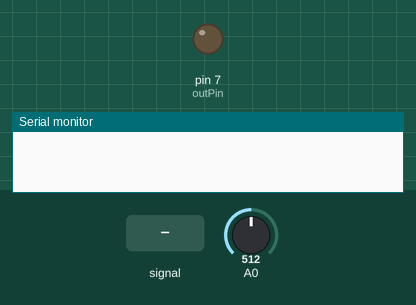
The sketch below on a simulated Arduino Uno, built with avr-gcc and run on an emulated ATmega328P. On the bench: output pins drawn as LEDs (lit = HIGH), the last lines printed to the serial monitor. Inputs (shaded band) come from the test bench; at power-on: A0 = 512.

Above: at 1.2 s.
1.3 s: A0 fed a 200 Hz sine of ±81 counts around its level
At 2.5 s:
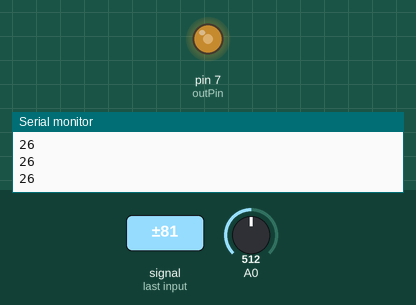
2.8 s: A0 set to 306
At 3.4 s:
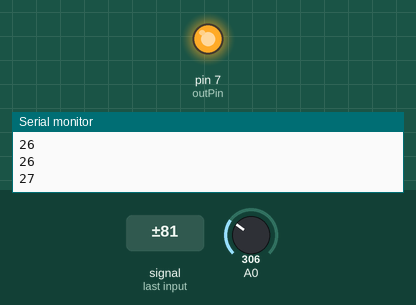
4.3 s: A0 fed a 50 Hz sine of ±306 counts around its level
At 4.9 s:
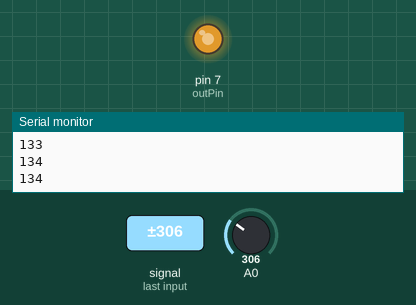
5.8 s: A0 set to 122
At 6.2 s:
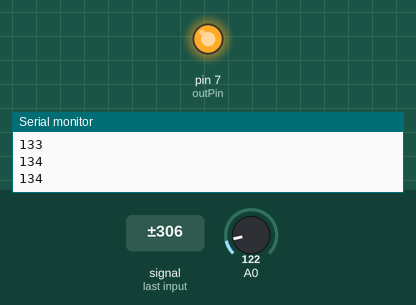
7.3 s: A0 set to 716
At 7.7 s:
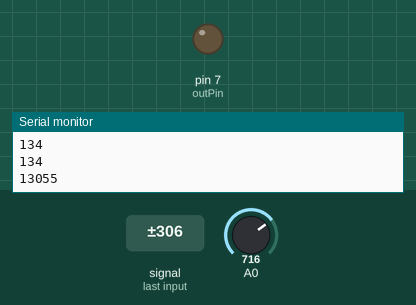
Timing chart, 0 to 9.8 s (numbered marks = the images above; inputs shaded):
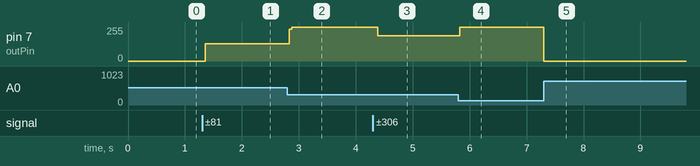

The sketch:

rc2.ino
```cpp
//  RC Oscillator

int x = 0;
int x0 = 512;//this should range from 0 to 1023
int deltax = 20; //this should range from 0 to 512

int outPin = 7;

int n = 0;

void setup() {
  Serial.begin(9600);
  pinMode(outPin, OUTPUT);
  digitalWrite(outPin,LOW);
}

void loop() {

  x = analogRead(A0);

  if(x < x0 - deltax || x < 10){
     digitalWrite(outPin,HIGH);
  }
  if(x > x0 + deltax || x > 1013){
     digitalWrite(outPin,LOW);

     if(n>10){
       Serial.println(n);
     }
     n = 0;
   }
  n++;
}
```

Measured:
- after the input at 1.3 s, pin 7 (outPin): 0/255 → 128/255 after 0.05 s
- after the input at 2.8 s, pin 7 (outPin): 128/255 → 255/255 at once
- after the input at 4.3 s, pin 7 (outPin): 255/255 → 188/255 after 0.08 s
- after the input at 5.8 s, pin 7 (outPin): 188/255 → 255/255 at once
- after the input at 7.3 s, pin 7 (outPin): 255/255 → 0/255 at once
